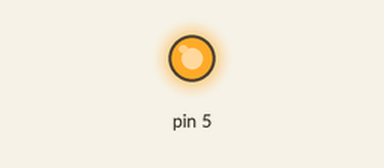
The sketch below on a simulated Arduino Uno, built with avr-gcc and run on an emulated ATmega328P. On the bench: output pins drawn as LEDs (lit = HIGH).

Above: at 0.5 s.
At 2.5 s:
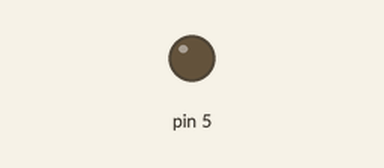
Timing chart, 0 to 5.2 s (numbered marks = the images above):
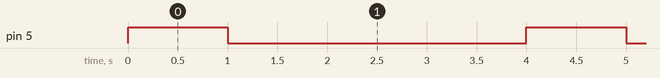

Measured:
- by itself, pin 5: alternates HIGH for 1.0 s and LOW for 3.0 s

The sketch:

sketch_may15aLAB9.ino
```cpp
#include <time.h>

void setup()
{
  pinMode(5, OUTPUT);
}
void loop()
{
  digitalWrite(5, HIGH);
  delay(1000);
  digitalWrite(5, LOW);
delay(3000);
}
```
